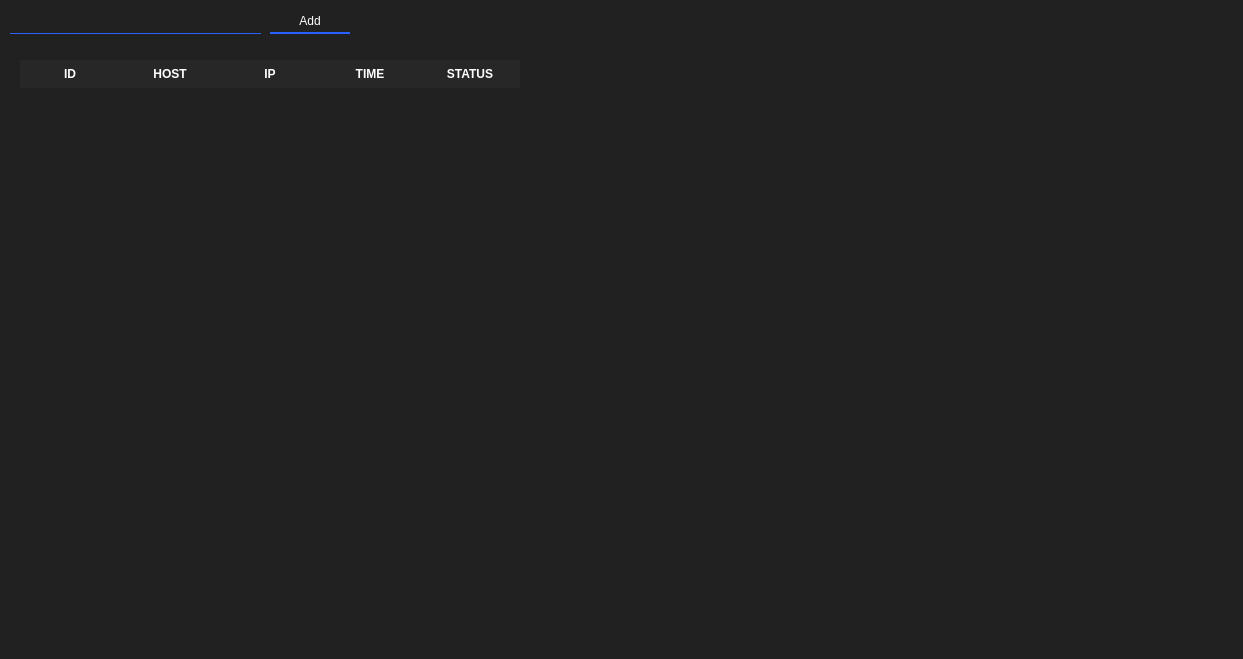
<?xml version="1.0" encoding="UTF-8"?>
<ui version="4.0">
 <class>MainWindow</class>
 <widget class="QMainWindow" name="MainWindow">
  <property name="geometry">
   <rect>
    <x>0</x>
    <y>0</y>
    <width>1243</width>
    <height>659</height>
   </rect>
  </property>
  <property name="windowTitle">
   <string>Ping Status View</string>
  </property>
  <property name="styleSheet">
   <string notr="true">background-color: rgb(33, 33, 33);</string>
  </property>
  <widget class="QWidget" name="centralwidget">
   <widget class="QLineEdit" name="addLT">
    <property name="geometry">
     <rect>
      <x>10</x>
      <y>10</y>
      <width>251</width>
      <height>24</height>
     </rect>
    </property>
    <property name="styleSheet">
     <string notr="true">border-style: solid;
font: 900 9pt &quot;Arial Black&quot;;
color: rgb(255, 255, 255);
border-bottom-width: 1px;
border-color: none none rgb(41, 98, 255) none;</string>
    </property>
   </widget>
   <widget class="QPushButton" name="addBtn">
    <property name="geometry">
     <rect>
      <x>270</x>
      <y>10</y>
      <width>80</width>
      <height>24</height>
     </rect>
    </property>
    <property name="cursor">
     <cursorShape>PointingHandCursor</cursorShape>
    </property>
    <property name="styleSheet">
     <string notr="true">QPushButton#addBtn {
    font: 900 9pt &quot;Arial Black&quot;;
    color: rgb(255, 255, 255);
    border: 0px;
    border-bottom: 2px solid rgb(41, 98, 255);
}

QPushButton#addBtn:hover {
    background-color: rgb(33, 78, 203);
    font: 900 9pt &quot;Arial Black&quot;;
    color: rgb(255, 255, 255);
    border: 0px;
    border-bottom: 2px solid rgb(41, 98, 255);
}

QPushButton#addBtn::focus:pressed {
    background-color: rgb(38, 72, 184);
    font: 900 9pt &quot;Arial Black&quot;;
    color: rgb(255, 255, 255);
    border: 0px;
    border-bottom: 2px solid rgb(41, 98, 255);
}</string>
    </property>
    <property name="text">
     <string>Add</string>
    </property>
   </widget>
   <widget class="QTableWidget" name="tableWidget">
    <property name="geometry">
     <rect>
      <x>20</x>
      <y>60</y>
      <width>1211</width>
      <height>561</height>
     </rect>
    </property>
    <property name="focusPolicy">
     <enum>Qt::NoFocus</enum>
    </property>
    <property name="styleSheet">
     <string notr="true">  QTableWidget {
        color: #ffffff;
        border-radius: 10px;
    }

QHeaderView::section {
    background-color: rgb(39, 39, 39);
	color: #ffffff;
    border: none;
    height: 28px;
}

QTableCornerButton::section {
	background-color: rgb(66, 66, 66);
}

QTableWidget::item {
	border: 0px; 
	padding: 5px; 
	color: #ffffff;
    margin-top: 5px;          
    border-radius: 9px;
    padding-left: 5px;
}

/* VERTICAL SCROLLBAR */
 QScrollBar:vertical {
	border: none;
    background: transparent;
    width: 8px;
    margin: 15px 0 15px 2px;
	border-radius: 0px;
    margin-right: 4px;
 }

/*  HANDLE BAR VERTICAL */
QScrollBar::handle:vertical {	
	background-color: rgb(158, 158, 158);
	min-height: 30px;
	border-radius: 1px;
}
QScrollBar::handle:vertical:hover{	
	background-color: rgb(158, 158, 158);
}
QScrollBar::handle:vertical:pressed {	
	background-color: rgb(66, 66, 66);
}

/* BTN TOP - SCROLLBAR */
QScrollBar::sub-line:vertical {
	border: none;
	background-color: transparent;
	height: 15px;
	border-top-left-radius: 7px;
	border-top-right-radius: 7px;
	subcontrol-position: top;
	subcontrol-origin: margin;
}
QScrollBar::sub-line:vertical:hover {	
	background-color: rgb(255, 0, 127);
}
QScrollBar::sub-line:vertical:pressed {	
	background-color: rgb(185, 0, 92);
}

/* BTN BOTTOM - SCROLLBAR */
QScrollBar::add-line:vertical {
	border: none;
	background-color: transparent;
	height: 15px;
	border-bottom-left-radius: 7px;
	border-bottom-right-radius: 7px;
	subcontrol-position: bottom;
	subcontrol-origin: margin;
}
QScrollBar::add-line:vertical:hover {	
	background-color: rgb(255, 0, 127);
}
QScrollBar::add-line:vertical:pressed {	
	background-color: rgb(185, 0, 92);
}

/* RESET ARROW */
QScrollBar::up-arrow:vertical, QScrollBar::down-arrow:vertical {
	background: none;
}
QScrollBar::add-page:vertical, QScrollBar::sub-page:vertical {
	background: none;
}



/* HORIZONTAL SCROLLBAR - HOMEWORK */
QScrollBar:horizontal {
   	border: none;
	background-color: transparent;
	height: 3px;
	border-top-left-radius: 7px;
	border-top-right-radius: 7px;
	subcontrol-position: top;
	subcontrol-origin: margin;
}
QScrollBar::handle:horizontal {
    	background-color: rgb(158, 158, 158);
	min-height: 30px;
	border-radius: 1px;
}
QScrollBar::add-line:horizontal {
    
}
QScrollBar::sub-line:horizontal {
    
}
QScrollBar::up-arrow:horizontal, QScrollBar::down-arrow:horizontal
{

}
QScrollBar::add-page:horizontal, QScrollBar::sub-page:horizontal
{
}
</string>
    </property>
    <property name="verticalScrollMode">
     <enum>QAbstractItemView::ScrollPerPixel</enum>
    </property>
    <property name="horizontalScrollMode">
     <enum>QAbstractItemView::ScrollPerPixel</enum>
    </property>
    <column>
     <property name="text">
      <string>ID</string>
     </property>
     <property name="font">
      <font>
       <pointsize>9</pointsize>
       <bold>true</bold>
      </font>
     </property>
    </column>
    <column>
     <property name="text">
      <string>HOST</string>
     </property>
     <property name="font">
      <font>
       <pointsize>9</pointsize>
       <bold>true</bold>
      </font>
     </property>
    </column>
    <column>
     <property name="text">
      <string>IP</string>
     </property>
     <property name="font">
      <font>
       <pointsize>9</pointsize>
       <bold>true</bold>
      </font>
     </property>
    </column>
    <column>
     <property name="text">
      <string>TIME</string>
     </property>
     <property name="font">
      <font>
       <pointsize>9</pointsize>
       <bold>true</bold>
      </font>
     </property>
    </column>
    <column>
     <property name="text">
      <string>STATUS</string>
     </property>
     <property name="font">
      <font>
       <pointsize>9</pointsize>
       <bold>true</bold>
      </font>
     </property>
    </column>
   </widget>
  </widget>
  <widget class="QMenuBar" name="menubar">
   <property name="geometry">
    <rect>
     <x>0</x>
     <y>0</y>
     <width>1243</width>
     <height>21</height>
    </rect>
   </property>
  </widget>
  <widget class="QStatusBar" name="statusbar"/>
 </widget>
 <resources/>
 <connections/>
</ui>
